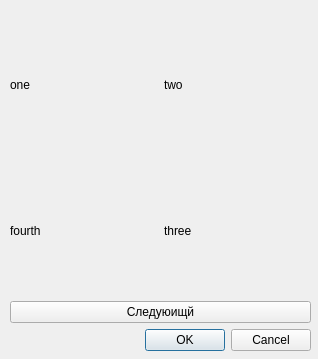
<?xml version="1.0" encoding="UTF-8"?>
<ui version="4.0">
 <class>captcha</class>
 <widget class="QDialog" name="captcha">
  <property name="geometry">
   <rect>
    <x>0</x>
    <y>0</y>
    <width>318</width>
    <height>359</height>
   </rect>
  </property>
  <property name="windowTitle">
   <string>Dialog</string>
  </property>
  <widget class="QWidget" name="">
   <property name="geometry">
    <rect>
     <x>10</x>
     <y>10</y>
     <width>301</width>
     <height>341</height>
    </rect>
   </property>
   <layout class="QVBoxLayout" name="verticalLayout">
    <item>
     <layout class="QGridLayout" name="gridLayout">
      <item row="0" column="0">
       <widget class="QLabel" name="one">
        <property name="minimumSize">
         <size>
          <width>150</width>
          <height>150</height>
         </size>
        </property>
        <property name="maximumSize">
         <size>
          <width>150</width>
          <height>150</height>
         </size>
        </property>
        <property name="text">
         <string>one</string>
        </property>
        <property name="scaledContents">
         <bool>true</bool>
        </property>
       </widget>
      </item>
      <item row="0" column="1">
       <widget class="QLabel" name="two">
        <property name="minimumSize">
         <size>
          <width>150</width>
          <height>150</height>
         </size>
        </property>
        <property name="maximumSize">
         <size>
          <width>150</width>
          <height>150</height>
         </size>
        </property>
        <property name="text">
         <string>two</string>
        </property>
        <property name="scaledContents">
         <bool>true</bool>
        </property>
       </widget>
      </item>
      <item row="1" column="0">
       <widget class="QLabel" name="fourth">
        <property name="minimumSize">
         <size>
          <width>150</width>
          <height>150</height>
         </size>
        </property>
        <property name="maximumSize">
         <size>
          <width>150</width>
          <height>150</height>
         </size>
        </property>
        <property name="text">
         <string>fourth</string>
        </property>
        <property name="scaledContents">
         <bool>true</bool>
        </property>
       </widget>
      </item>
      <item row="1" column="1">
       <widget class="QLabel" name="three">
        <property name="minimumSize">
         <size>
          <width>150</width>
          <height>150</height>
         </size>
        </property>
        <property name="maximumSize">
         <size>
          <width>150</width>
          <height>150</height>
         </size>
        </property>
        <property name="text">
         <string>three</string>
        </property>
        <property name="scaledContents">
         <bool>true</bool>
        </property>
       </widget>
      </item>
     </layout>
    </item>
    <item>
     <widget class="QPushButton" name="next_button">
      <property name="text">
       <string>Следуюищй</string>
      </property>
     </widget>
    </item>
    <item>
     <widget class="QDialogButtonBox" name="buttonBox">
      <property name="orientation">
       <enum>Qt::Orientation::Horizontal</enum>
      </property>
      <property name="standardButtons">
       <set>QDialogButtonBox::StandardButton::Cancel|QDialogButtonBox::StandardButton::Ok</set>
      </property>
     </widget>
    </item>
   </layout>
  </widget>
 </widget>
 <resources/>
 <connections>
  <connection>
   <sender>buttonBox</sender>
   <signal>accepted()</signal>
   <receiver>captcha</receiver>
   <slot>accept()</slot>
   <hints>
    <hint type="sourcelabel">
     <x>248</x>
     <y>254</y>
    </hint>
    <hint type="destinationlabel">
     <x>157</x>
     <y>274</y>
    </hint>
   </hints>
  </connection>
  <connection>
   <sender>buttonBox</sender>
   <signal>rejected()</signal>
   <receiver>captcha</receiver>
   <slot>reject()</slot>
   <hints>
    <hint type="sourcelabel">
     <x>316</x>
     <y>260</y>
    </hint>
    <hint type="destinationlabel">
     <x>286</x>
     <y>274</y>
    </hint>
   </hints>
  </connection>
 </connections>
</ui>
